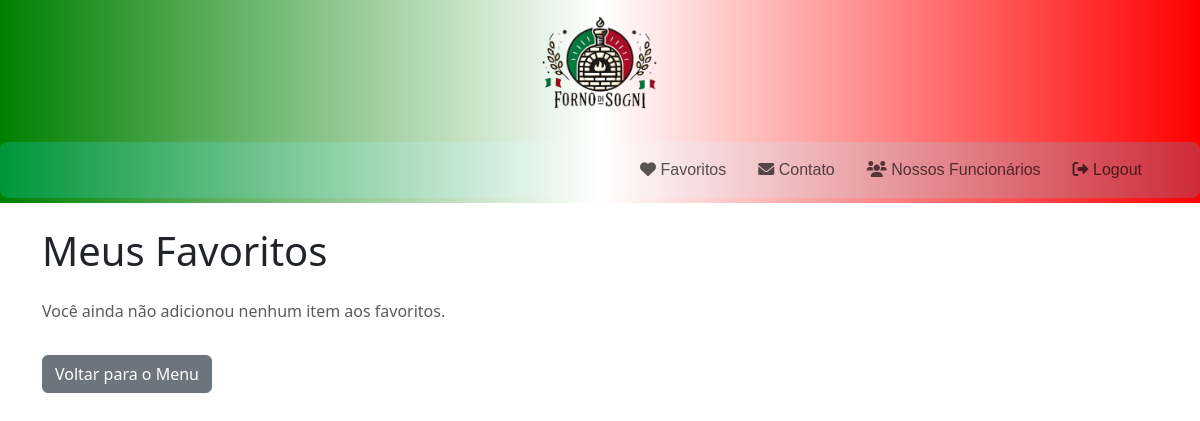
Before: /favoritos (signed in) with the older database file.
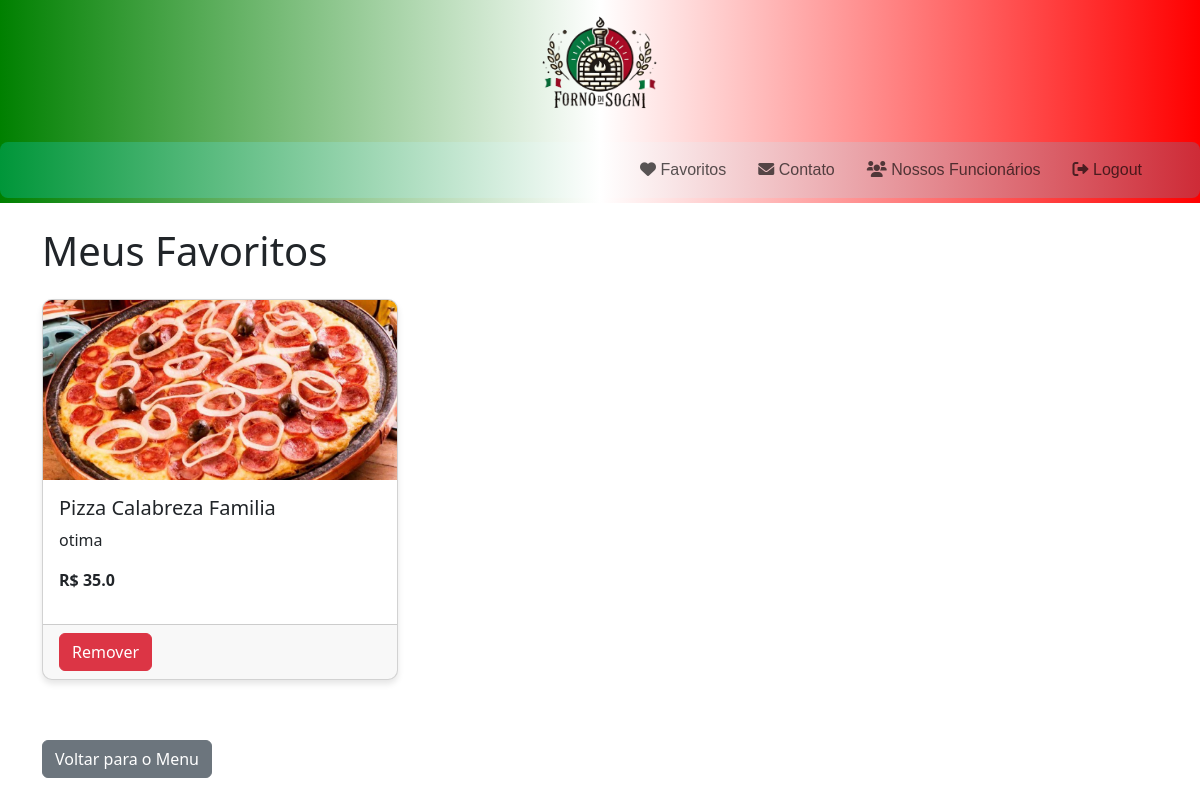
After: the same page with the newer database file.
### main.py (models this page shows)
class Favorito(db.Model):
    id = db.Column(db.Integer, primary_key=True)
    cliente_id = db.Column(db.Integer, db.ForeignKey('cliente.id'), nullable=False)
    prato_id = db.Column(db.Integer, db.ForeignKey('prato.id'), nullable=True)
    bebida_id = db.Column(db.Integer, db.ForeignKey('bebida.id'), nullable=True)
    cliente = db.relationship('Cliente', back_populates='favoritos')
    prato = db.relationship('Prato', back_populates='favoritos', foreign_keys=[prato_id])
    bebida = db.relationship('Bebida', back_populates='favoritos', foreign_keys=[bebida_id])

class Prato(db.Model):
    id = db.Column(db.Integer, primary_key=True)
    nome = db.Column(db.String(100), nullable=False)
    descricao = db.Column(db.Text, nullable=True)
    preco = db.Column(db.Float, nullable=False)
    imagem = db.Column(db.String(120), nullable=True)
    favoritos = db.relationship('Favorito', back_populates='prato', cascade="all, delete")

### main.py (the view)
@app.route('/favoritos', methods=['GET'])
@login_required
def area_favoritos():
    if not current_user.is_authenticated:
        flash("Você precisa estar logado para acessar seus favoritos!", "warning")
        return redirect(url_for('login_cliente'))
    favoritos = Favorito.query.filter_by(cliente_id=current_user.id).all()
    return render_template('cliente/favoritos.html', favoritos=favoritos)

### main.py (called while the page is built)
@login_manager.user_loader
def load_user(cliente_id):
    return Cliente.query.get(int(cliente_id))

### templates/Cliente/favoritos.html (shortened to what this page needs)
<!DOCTYPE html>
<html lang="pt-br">
<head>
    <link href="https://cdn.jsdelivr.net/npm/bootstrap@5.3.0-alpha3/dist/css/bootstrap.min.css" rel="stylesheet">
    <link rel="stylesheet" href="https://cdnjs.cloudflare.com/ajax/libs/font-awesome/6.0.0-beta3/css/all.min.css">
    <link rel="stylesheet" href="{{ url_for('static', filename='css/styles_home.css') }}">
</head>
<body>
    <header>
        <a href="{{ url_for('home') }}">
            <img src="{{ url_for('static', filename='img/logo.png') }}" alt="Logo Forno di Sogni">
        </a>
        <nav class="navbar navbar-expand-lg">
            <div class="container">
                <div class="collapse navbar-collapse" id="navbarNav">
                    <ul class="navbar-nav ms-auto">
                        <li class="nav-item">
                            <a class="nav-link" href="{{ url_for('area_favoritos') }}"><i class="fa fa-heart"></i> Favoritos</a>
                        </li>
                        <li class="nav-item">
                            <a class="nav-link" href="#contato"><i class="fa fa-envelope"></i> Contato</a>
                        </li>
                        <li class="nav-item">
                            <a class="nav-link" href="{{ url_for('conhecer_funcionarios') }}"><i class="fa fa-users"></i> Nossos Funcionários</a>
                        </li>
                        {% if not current_user.is_authenticated %}
                        <li class="nav-item">
                            <a class="nav-link" href="{{ url_for('login_cliente') }}"><i class="fa fa-sign-in-alt"></i> Login</a>
                        </li>
                        <li class="nav-item">
                            <a class="nav-link" href="{{ url_for('cadastro_cliente') }}"><i class="fa fa-user-plus"></i> Cadastro</a>
                        </li>
                        {% else %}
                        <li class="nav-item">
                            <a class="nav-link" href="{{ url_for('logout_cliente') }}"><i class="fa fa-sign-out-alt"></i> Logout</a>
                        </li>
                        {% endif %}
                    </ul>
                </div>
            </div>
        </nav>
    </header>
    <div class="container mt-4">
        <h1 class="mb-4">Meus Favoritos</h1>
        {% if favoritos %}
            <div class="row">
                {% for favorito in favoritos %}
                    <div class="col-md-4 mb-4">
                        <div class="card">
                            {% if favorito.prato %}
                                <img src="{{ url_for('static', filename='img/' + favorito.prato.imagem) }}" class="card-img-top" alt="{{ favorito.prato.nome }}">
                                <div class="card-body">
                                    <h5 class="card-title">{{ favorito.prato.nome }}</h5>
                                    <p class="card-text">{{ favorito.prato.descricao }}</p>
                                    <p class="fw-bold">R$ {{ favorito.prato.preco }}</p>
                                </div>
                            {% endif %}
                            <div class="card-footer">
                                <form action="{{ url_for('excluir_favorito', id=favorito.id) }}" method="POST">
                                    <button class="btn btn-danger">Remover</button>
                                </form>
                            </div>
                        </div>
                    </div>
                {% endfor %}
            </div>
        {% else %}
            <p class="text-muted">Você ainda não adicionou nenhum item aos favoritos.</p>
        {% endif %}
        <a href="{{ url_for('home') }}" class="btn btn-secondary mt-3">Voltar para o Menu</a>
    </div>
</body>
</html>

### static/css/styles_home.css (style rules this page uses)
header { background: linear-gradient(to right, green, white, red); text-align: center; min-height: 10px; font-family: 'Arial', sans-serif; padding: 5px 0; }
header img { max-width: 130px; margin-bottom: 4px; }
nav a { text-decoration: none; color: #333; font-size: 0.9rem; margin: 0 8px; padding: 6px 12px; background-color: #fff; border-radius: 5px; transition: background-color 0.3s; }
.card { margin-bottom: 20px; border-radius: 10px; overflow: hidden; box-shadow: 0 4px 6px rgba(0, 0, 0, 0.1); }
.card img { max-height: 180px; object-fit: cover; }
.navbar { background: linear-gradient(to right, #009639, white, #ce2b37); padding: 8px 10px; margin-top: 5px; border-radius: 8px; }

Changed rows visible on the page:
added Favorito: imagem (picture), prato.nome "Pizza Calabreza Familia", prato.descricao "otima", prato.preco "35.0"
Other visible differences:
text no longer shown: "Você ainda não adicionou nenhum item aos favoritos."
